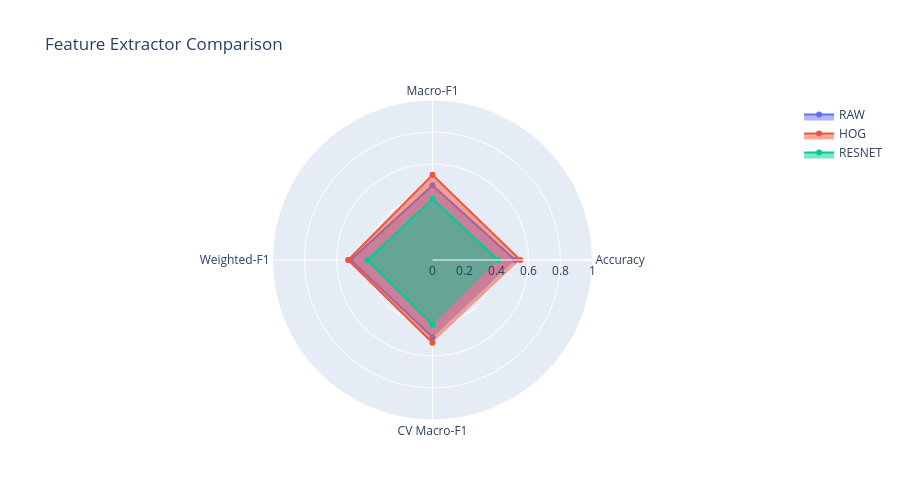

The notebook cell this image was saved under:
### Markdown cell above
## 9. Feature Extractor Comparison (Interactive Radar Chart)

### Code cell
if model_selection:
    # Prepare data for radar chart
    extractors = ['raw', 'hog', 'resnet']
    metrics_data = []
    
    for result in model_selection['results']:
        metrics_data.append({
            'Extractor': result['extractor'].upper(),
            'Accuracy': result['val_metrics']['accuracy'],
            'Macro-F1': result['val_metrics']['macro_f1'],
            'Weighted-F1': result['val_metrics']['weighted_f1'],
            'CV Macro-F1': result['cv_macro_f1']
        })
    
    df_radar = pd.DataFrame(metrics_data)
    
    # Create radar chart
    fig = go.Figure()
    
    categories = ['Accuracy', 'Macro-F1', 'Weighted-F1', 'CV Macro-F1']
    
    for idx, row in df_radar.iterrows():
        fig.add_trace(go.Scatterpolar(
            r=[row[cat] for cat in categories],
            theta=categories,
            fill='toself',
            name=row['Extractor']
        ))
    
    fig.update_layout(
        polar=dict(
            radialaxis=dict(
                visible=True,
                range=[0, 1]
            )
        ),
        title="Feature Extractor Comparison",
        height=500
    )
    fig.show()
else:
    print("Model selection results not available")

### Figure 1 — Plotly figure (JSON) as saved in the notebook; plotly's stock layout.template omitted (floating-point values rounded to 4 significant figures)
{"data": [{"fill": "toself", "name": "RAW", "r": [0.5161, 0.4672, 0.511, 0.4823], "theta": ["Accuracy", "Macro-F1", "Weighted-F1", "CV Macro-F1"], "type": "scatterpolar"}, {"fill": "toself", "name": "HOG", "r": [0.5484, 0.5325, 0.5272, 0.517], "theta": ["Accuracy", "Macro-F1", "Weighted-F1", "CV Macro-F1"], "type": "scatterpolar"}, {"fill": "toself", "name": "RESNET", "r": [0.4086, 0.382, 0.407, 0.4049], "theta": ["Accuracy", "Macro-F1", "Weighted-F1", "CV Macro-F1"], "type": "scatterpolar"}], "layout": {"height": 500, "polar": {"radialaxis": {"range": [0, 1], "visible": true}}, "title": {"text": "Feature Extractor Comparison"}}}
